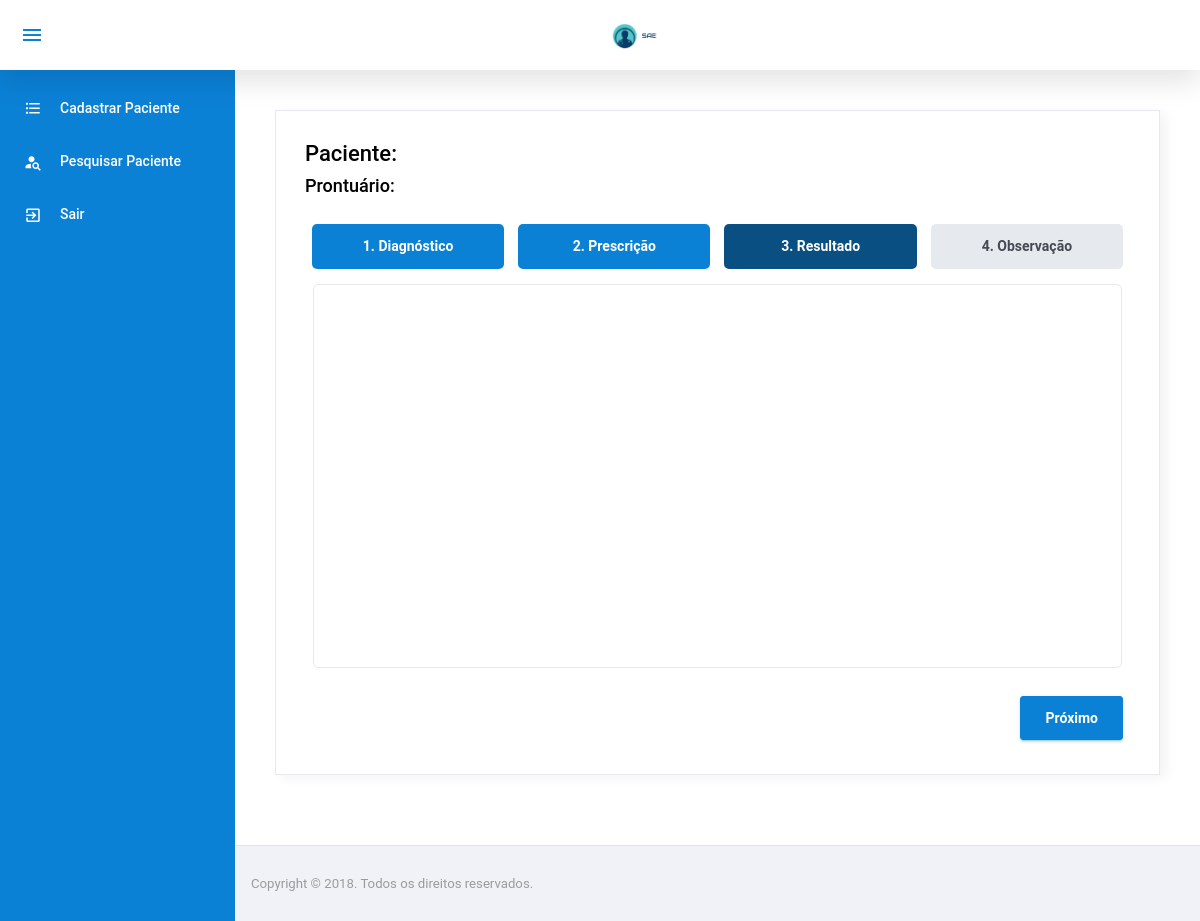
Page /rotina/RotinaResultado.php?idQuestionario=7 (signed in) on the earlier database version.
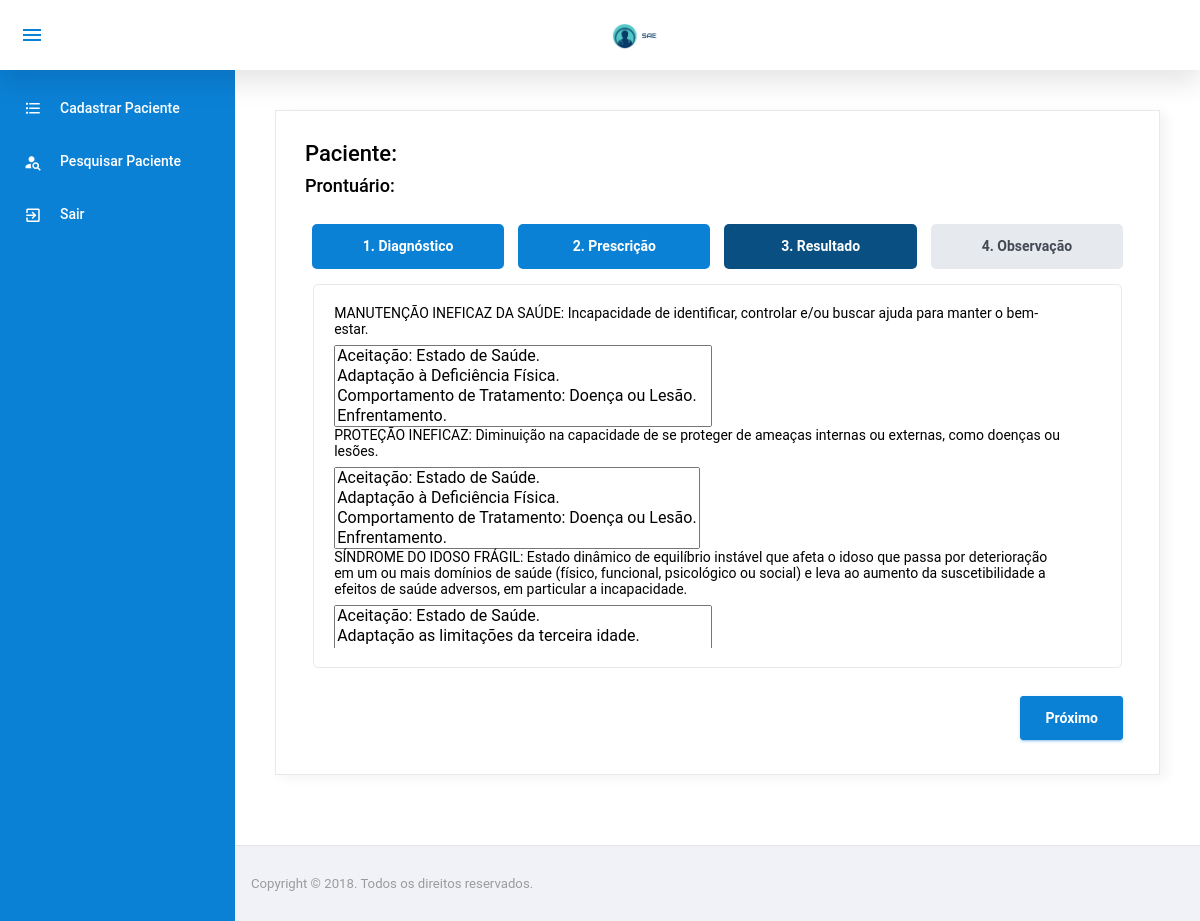
Same page on the later database version.
### tables this page shows
CREATE TABLE `pacientediagnostico` (
  `IdDiagnostico` int(11) NOT NULL,
  `IdQuestionarioDiagPresc` int(11) NOT NULL
);

CREATE TABLE `diagnostico` (
  `IdDiagnostico` int(11) NOT NULL,
  `Descricao` varchar(300) NOT NULL,
  `IdUnidadeInternacao` tinyint(4) NOT NULL
);

### config/BD.php (called while the page is built, shortened)
<?php
	class BancoDados{
		public static function obterConexao(){
			if(isset($conexao) == false){
				$conexao = new PDO("mysql:dbname=u989534060_sae;host=localhost","root","",array(PDO::MYSQL_ATTR_INIT_COMMAND => "SET NAMES utf8"));
				$conexao->setAttribute(PDO::ATTR_ERRMODE, PDO::ERRMODE_EXCEPTION);
			}
			return $conexao;
		}
	}
?>

### model/PacienteDiagnosticoModel.php (called while the page is built, shortened)
<?php
	require_once $_SERVER["DOCUMENT_ROOT"] . "/sae/config/BD.php";
	class PacienteDiagnosticoModel{
		private $bd;
		 function __construct(){
		 	$this->bd = BancoDados::obterConexao();
		 }
         public function listarIdQuestionarioDiagPresc($idQuestionarioDiagPresc){
            $listarIdQuestionarioDiagPresc = $this->bd->prepare("SELECT * from pacientediagnostico where IdQuestionarioDiagPresc = :idQuestionarioDiagPresc");
            $listarIdQuestionarioDiagPresc->bindParam(":idQuestionarioDiagPresc", $idQuestionarioDiagPresc);
            $listarIdQuestionarioDiagPresc->execute();
            $res = $listarIdQuestionarioDiagPresc->fetchAll(PDO::FETCH_ASSOC);
            return $res;
         }
	}
?>

### model/DiagnosticoModel.php (called while the page is built, shortened)
<?php
	require_once $_SERVER["DOCUMENT_ROOT"] . "/sae/config/BD.php";
	class DiagnosticoModel{
		private $bd;
		 function __construct(){
		 	$this->bd = BancoDados::obterConexao();
		 }
		public function listarID($idDiagnostico){
            $listarUm = $this->bd->prepare("SELECT * from diagnostico where idDiagnostico = :idDiagnostico");
            $listarUm->bindParam(":idDiagnostico", $idDiagnostico, PDO::PARAM_INT);
            $listarUm->execute();
            $res = $listarUm->fetch(PDO::FETCH_ASSOC);
            return $res;
		 }
	}
?>

### model/ResultadoModel.php (called while the page is built, shortened)
<?php
	require_once $_SERVER["DOCUMENT_ROOT"] . "/sae/config/BD.php";
	class ResultadoModel{
		private $bd;
		 function __construct(){
		 	$this->bd = BancoDados::obterConexao();
		 }
		public function listarResultadosPorDiagnostico($idDiagnostico){
			$listarResultadosID = $this->bd->query("SELECT * from resultado WHERE idDiagnostico = " . $idDiagnostico);
		    $listarResultadosID->bindParam(":idDiagnostico", $idDiagnostico);
			$res = $listarResultadosID->fetchAll(PDO::FETCH_ASSOC);
			return $res;
		}
	}
?>

### rotina/RotinaResultado.php (the view, shortened to what the changed rows need)
<!DOCTYPE html>
<html lang="pt-br">
<?php
    include $_SERVER["DOCUMENT_ROOT"] . "/sae/template/header.php";
    require_once $_SERVER["DOCUMENT_ROOT"]	. "/sae/model/PacienteDiagnosticoModel.php";
    require_once $_SERVER["DOCUMENT_ROOT"]	. "/sae/model/ResultadoModel.php";
    require_once $_SERVER["DOCUMENT_ROOT"]	. "/sae/model/DiagnosticoModel.php";
    $resultadoModel = new ResultadoModel();
    $pacienteDiagnosticoModel = new PacienteDiagnosticoModel();
    $diagnosticoModel = new DiagnosticoModel();
    $idQuestionario = $_GET["idQuestionario"];
    $resQuestionarioDiagnosticos = $pacienteDiagnosticoModel->listarIdQuestionarioDiagPresc($idQuestionario);
?>
<body>
  <div class="container-scroller">
    <?php require '../template/menuENF.php'; ?>
      <div class="main-panel">
        <div class="content-wrapper">
            <div class="row">
                <div class="col-12 grid-margin">
                  <div class="card">
                    <div class="card-body">
                      <br>
                      <form id="form-rotina" method="POST" action="../controller/QuestionarioDiagnosticoController.php?acao=cadastrarResultado">
                        <div role="application" class="wizard clearfix" id="steps-uid-0">
                        <div class="content clearfix">
                        <section style="overflow: auto;" id="steps-uid-0-p-1" role="tabpanel" aria-labelledby="steps-uid-0-h-1" class="body current" style="left: 0px;" aria-hidden="false">
                          <?php
                                  foreach($resQuestionarioDiagnosticos as $diagnostico){
                          ?>
                          <?php
                                    $resDiagnostico = $diagnosticoModel->listarID($diagnostico["IdDiagnostico"]);
                                    ?>
                                    <p><?php echo $resDiagnostico['Descricao']?></p>
                                    <select multiple name="diagnostico<?php echo $diagnostico["IdDiagnostico"] ?>[]">
                                    <?php
                                    $resResultado = $resultadoModel->listarResultadosPorDiagnostico($resDiagnostico['IdDiagnostico']);
                                    foreach($resResultado as $resultado){
                                    ?>
                                    <option value="<?php echo $resultado['IdResultado']; ?>"><?php echo $resultado["Descricao"];?></option>
                                    <?php } ?>
                                    </select>
                                  <?php } ?>
                          </section>
                        </div>
                        </div>
                      </form>
                    </div>
                  </div>
                </div>
              </div>
        </div>
      </div>
    </div>
  </div>
</body>
</html>

Differences in the rows shown:
added pacientediagnostico: IdDiagnostico.Descricao "MANUTENÇÃO INEFICAZ DA SAÚDE: Incapacidade de identificar, controlar e/ou buscar ajuda para manter o bem-estar.", IdDiagnostico "Aceitação: Estado de Saúde. / Adaptação à Deficiência Física. / Comportamento de Tratamento: Doença ou Lesão. / Enfrentamento.", resultado ($resultado['IdResultado'] 29 (drawn)), resultado ($resultado['IdResultado'] 30 (drawn)), resultado ($resultado['IdResultado'] 31 (drawn)), resultado ($resultado['IdResultado'] 32 (drawn)), resultado ($resultado['IdResultado'] 33 (drawn))
added pacientediagnostico: IdDiagnostico.Descricao "PROTEÇÃO INEFICAZ: Diminuição na capacidade de se proteger de ameaças internas ou externas, como doenças ou lesões.", IdDiagnostico "Aceitação: Estado de Saúde. / Adaptação à Deficiência Física. / Comportamento de Tratamento: Doença ou Lesão. / Enfrentamento.", resultado ($resultado['IdResultado'] 37 (drawn)), resultado ($resultado['IdResultado'] 38 (drawn)), resultado ($resultado['IdResultado'] 39 (drawn)), resultado ($resultado['IdResultado'] 40 (drawn)), resultado ($resultado['IdResultado'] 41 (drawn))
added pacientediagnostico: IdDiagnostico.Descricao "SÍNDROME DO IDOSO FRÁGIL: Estado dinâmico de equilíbrio instável que afeta o idoso que passa por deterioração em um ou mais domínios de saúde (físico, funcional, psicológico ou social) e leva ao aumento da suscetibilidade a efeitos de saúde adversos, em particular a incapacidade.", IdDiagnostico "Aceitação: Estado de Saúde. / Adaptação as limitações da terceira idade. / Comportamento de Tratamento: Doença ou Lesão. / Enfrentamento.", resultado ($resultado['IdResultado'] 42 (drawn)), resultado ($resultado['IdResultado'] 43 (drawn)), resultado ($resultado['IdResultado'] 44 (drawn))
